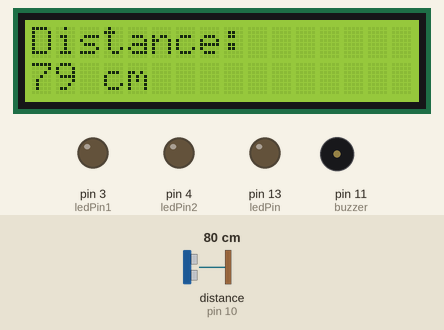
Recording of a sketch running on a simulated Arduino Uno, built with avr-gcc and run on an emulated ATmega328P. Shown: 16×2 character LCD, output pins drawn as LEDs (lit = HIGH), buzzer (waves = sounding). Wiring (inferred from the names in the program): ultrasonic range finder: trigger pin 9; echo pin 10. The inputs (shaded band) are chosen by the test bench; at power-on: distance to the obstacle (sensor on pin 10) 80 cm. The echo pulse lasts 58.3 µs per cm; pins used as bus, display or sensor lines are not drawn; what the sketch prints to the serial monitor is not drawn.

Above: at 1.29 s.
1.3 s: distance to the obstacle (sensor on pin 10) set to 36 cm
At 2.0 s:
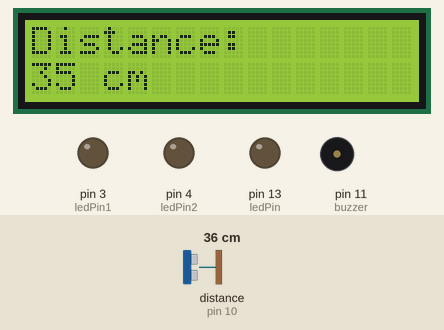
2.8 s: distance to the obstacle (sensor on pin 10) set to 29 cm
At 4.0 s:
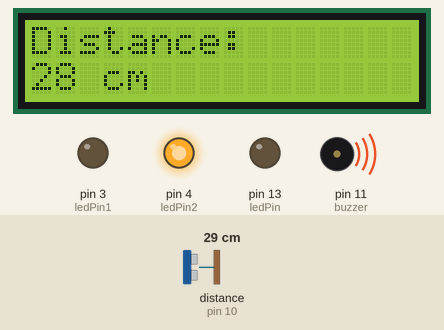
4.3 s: distance to the obstacle (sensor on pin 10) set to 24 cm
At 5.5 s:
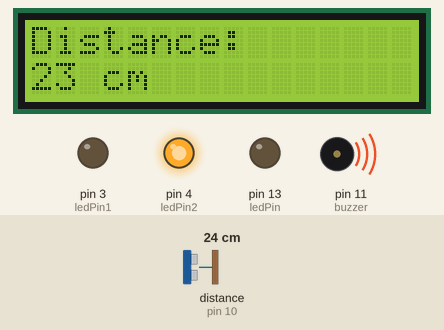
5.8 s: distance to the obstacle (sensor on pin 10) set to 19 cm
At 6.4 s:
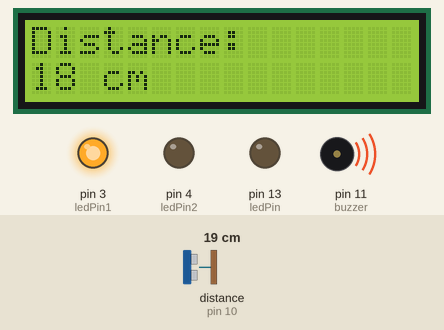
7.3 s: distance to the obstacle (sensor on pin 10) set to 13 cm
At 8.5 s:
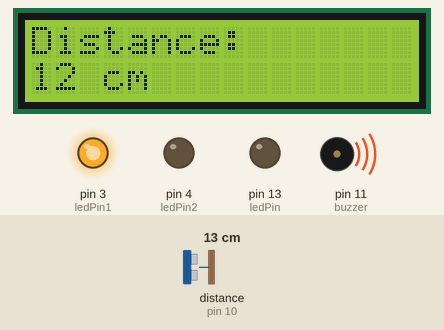
8.8 s: distance to the obstacle (sensor on pin 10) set to 9 cm
At 10.2 s:
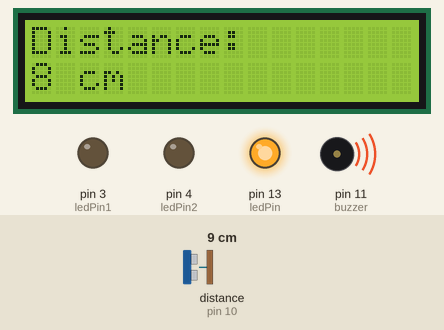
Timing chart, 0 to 11.3 s (numbered marks = the images above; inputs shaded):
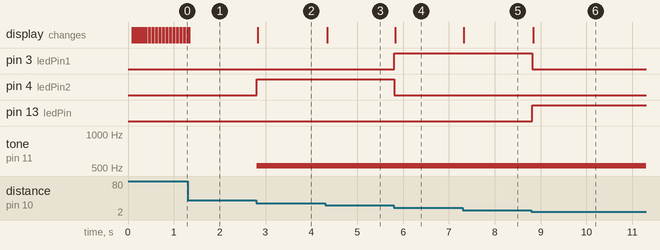

Measured:
- the behaviour switches between 32 and 31 cm on distance to the obstacle (sensor on pin 10) (found by bisection; images 1 and 2)
- the behaviour switches between 22 and 21 cm on distance to the obstacle (sensor on pin 10) (found by bisection; images 3 and 4)
- the behaviour switches between 12 and 11 cm on distance to the obstacle (sensor on pin 10) (found by bisection; images 5 and 6)
- after the input at 1.3 s, the display: first differs from a run without the input at once (image 1)
- after the input at 2.8 s, pin 4 (ledPin2): LOW → HIGH at once; tone on pin 11 (buzzer): silent → 523 Hz at once; the display: changes at once (image 2)
- after the input at 4.3 s, the display: changes at once (image 3)
- after the input at 5.8 s, pin 3 (ledPin1): LOW → HIGH at once; pin 4 (ledPin2): HIGH → LOW at once; the display: changes at once (image 4)
- after the input at 7.3 s, the display: changes at once (image 5)
- after the input at 8.8 s, pin 3 (ledPin1): HIGH → LOW at once; pin 13 (ledPin): LOW → HIGH at once; the display: changes at once (image 6)

The sketch:

sensor_buzzle.ino
```cpp
#include <Wire.h>
#include <LiquidCrystal_I2C.h>

#define NOTE_C4  261.63
#define NOTE_D4  293.66
#define NOTE_E4  329.63
#define NOTE_F4  349.23
#define NOTE_G4  392.00
#define NOTE_A4  440.00
#define NOTE_B4  493.88
#define NOTE_C5  523.25

// defines pins numbers
const int trigPin = 9;
const int echoPin = 10;
const int buzzer = 11;
const int ledPin = 13; //led pin
const int ledPin1 = 3; //yellow color
const int ledPin2 = 4; //green color

// defines variables
long duration;
int distance;
int safetyDistance;

LiquidCrystal_I2C lcd(0x27, 16, 2);

void setup() {
  pinMode(trigPin, OUTPUT);
  pinMode(echoPin, INPUT);
  pinMode(buzzer, OUTPUT);
  pinMode(ledPin, OUTPUT); //RED
  pinMode(ledPin1, OUTPUT); //YELLOW
  pinMode(ledPin2, OUTPUT); //GREEN

  Serial.begin(9600);

  lcd.init();
  // Turn on the backlight
  lcd.backlight();
}

void loop() {
  digitalWrite(trigPin, LOW);
  delayMicroseconds(2);

  // Sets the trigPin on HIGH state for 10 microseconds
  digitalWrite(trigPin, HIGH);
  delayMicroseconds(10);
  digitalWrite(trigPin, LOW);

  duration = pulseIn(echoPin, HIGH);

  distance = duration * 0.034 / 2;

  safetyDistance = distance;
  if (safetyDistance <= 10) {
    digitalWrite(buzzer, HIGH);
    digitalWrite(ledPin, HIGH);
    tone(buzzer, NOTE_C5);
    digitalWrite(ledPin1, LOW);
    digitalWrite(ledPin2, LOW);
  }
  else if (safetyDistance <= 20) {
    digitalWrite(ledPin1, HIGH);
    tone(buzzer, NOTE_C5);
    digitalWrite(ledPin2, LOW);
    digitalWrite(ledPin, LOW);
  }
  else if (safetyDistance <= 30) {
    digitalWrite(ledPin2, HIGH);
    tone(buzzer, NOTE_C5);
  }
  else {
    noTone(buzzer);
    digitalWrite(buzzer, LOW);
    digitalWrite(ledPin, LOW);
    digitalWrite(ledPin1, LOW);
    digitalWrite(ledPin2, LOW);
  }

  lcd.setCursor(0, 0);
  lcd.print("Distance: ");
  lcd.setCursor(0, 1);
  lcd.print(distance);
  lcd.print(" cm     ");

  Serial.print("Distance: ");
  Serial.println(distance);
}
```
